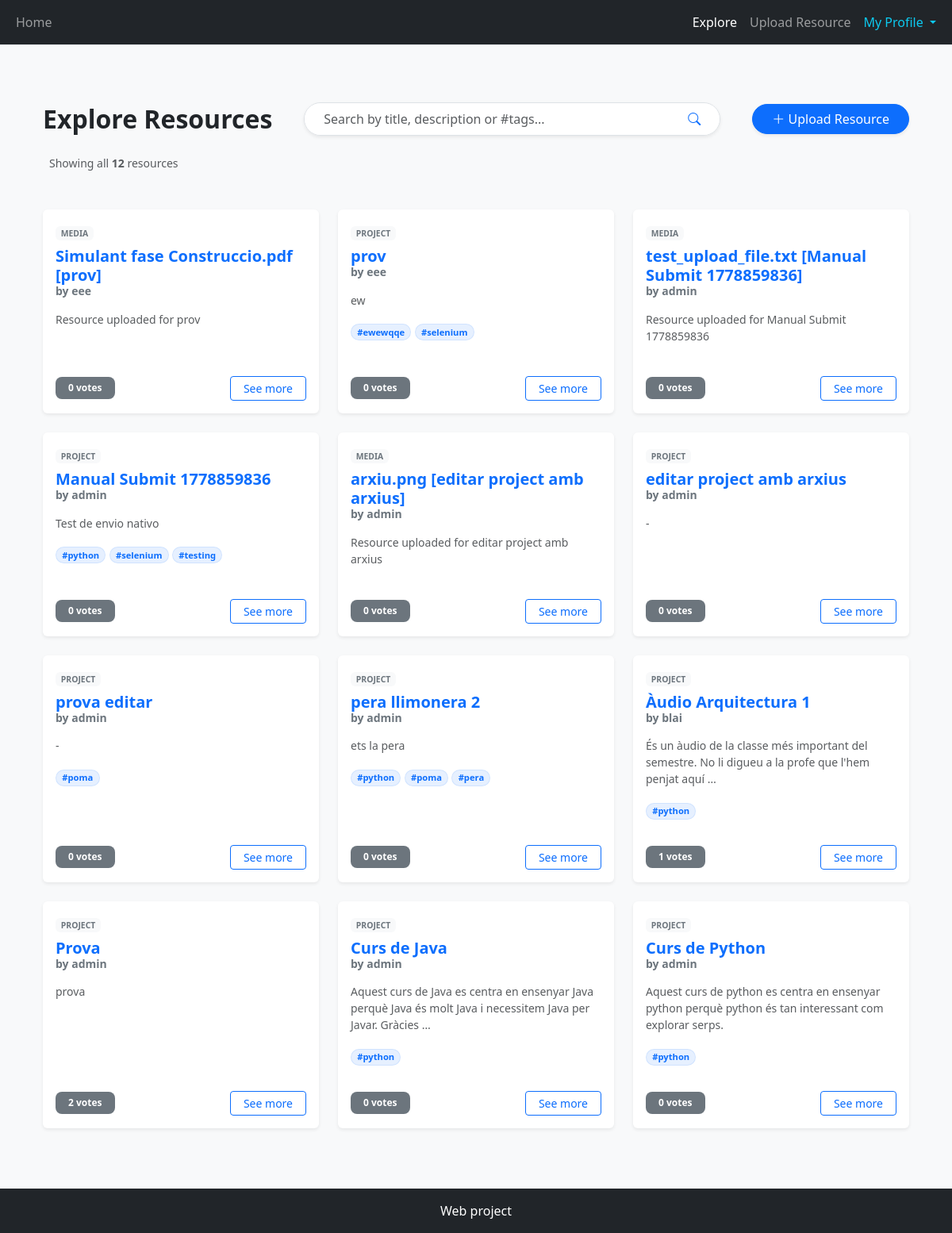
The app's page / (signed in) with its own data.
### core/models.py (models this page shows, shortened)
class Entity(models.Model):
    MEDIA_TYPE = 1
    PROJECT_TYPE = 2
    TYPE_CHOICES = [(MEDIA_TYPE, 'Media'), (PROJECT_TYPE, 'Project')]
    entity_id = models.UUIDField(primary_key=True, default=uuid.uuid4, editable=False)
    title = models.CharField(max_length=255)
    description = models.TextField()
    description_ai = models.TextField(blank=True, default='')
    user = models.ForeignKey(User, on_delete=models.CASCADE)
    type = models.SmallIntegerField(choices=TYPE_CHOICES)
    status = models.ForeignKey(Status, on_delete=models.CASCADE)
    created_at = models.DateTimeField(auto_now_add=True)
    tags = models.ManyToManyField(Tag, related_name='entities', blank=True)
    votes = models.ManyToManyField(User, related_name='upvoted_entities', blank=True)
    def get_absolute_url(self):
        if self.type == 1:
            return reverse('core:project_detail', kwargs={'pk': self.pk})
        elif self.type == 2:
            return reverse('core:media_detail', kwargs={'pk': self.pk})
        return reverse('core:home')

class Tag(models.Model):
    tag_id = models.UUIDField(primary_key=True, default=uuid.uuid4, editable=False)
    tag = models.CharField(max_length=100)

### core/views.py (the view)
# urls.py: path('', views.view_home, name='home'),
def view_home(request):
    if not request.user.is_authenticated:
        return render(request, 'components/homedemo.html')
    query = request.GET.get('q', '').strip()
    entities = Entity.objects.all().prefetch_related('tags').order_by('-created_at')
    if query:
        entities = entities.filter(
            Q(title__icontains=query) |
            Q(description__icontains=query) |
            Q(tags__tag__icontains=query)
        ).distinct()
    context = {
        'entities': entities,
        'query': query,
    }
    return render(request, 'components/home.html', context)

### templates/components/home.html
{% extends 'base.html' %}
{% block content %}
<div class="container py-5">
    <div class="d-flex flex-column flex-md-row justify-content-between align-items-center gap-3 mb-4">
        <h2 class="fw-bold text-dark mb-0" style="white-space: nowrap;">
            Explore Resources
        </h2>
        <form method="GET" action="{% url 'core:home' %}" class="flex-grow-1 mx-md-4 w-100" style="max-width: 600px;">
            <div class="input-group shadow-sm rounded-pill overflow-hidden border">
                <input type="text" name="q" class="form-control border-0 px-4 py-2"
                       placeholder="Search by title, description or #tags..."
                       value="{{ query|default:'' }}">
                <button class="btn bg-white text-primary px-4 border-0" type="submit">
                    <i class="bi bi-search"></i>
                </button>
            </div>
        </form>
        <a href="{% url 'core:project_create' %}" class="btn btn-primary rounded-pill px-4 shadow-sm" style="white-space: nowrap;">
            <i class="bi bi-plus-lg"></i> Upload Resource
        </a>
    </div>
    <div class="mb-5 ms-2">
        <div class="small">
            {% if query %}
                <span class="text-muted">Found <strong>{{ entities.count }}</strong> results for "{{ query }}"</span>
                <a href="{% url 'core:home' %}" class="text-danger text-decoration-none ms-2">
                    <i class="bi bi-x-circle"></i> Clear
                </a>
            {% else %}
                <span class="text-muted">Showing all <strong>{{ entities.count }}</strong> resources</span>
            {% endif %}
        </div>
    </div>
    <div class="row row-cols-1 row-cols-md-3 g-4">
        {% for entity in entities %}
            <div class="col">
                <div class="card h-100 shadow-sm border-0 position-relative">
                    <div class="card-body">
                        <span class="badge bg-light text-secondary mb-2" style="font-size: 0.65rem;">
                            {% if entity.type == 1 %}PROJECT{% else %}MEDIA{% endif %}
                        </span>
                        <h5 class="card-title text-primary fw-bold mb-1">{{ entity.title }}</h5>
                        <h6 class="card-subtitle mb-3 text-secondary small">by {{ entity.user.username }}</h6>
                        <p class="card-text text-muted small mb-3">
                            {{ entity.description|truncatewords:20 }}
                        </p>
                        <div class="card-tags mb-2">
                            {% for tag in entity.tags.all %}
                                <span class="badge rounded-pill bg-primary bg-opacity-10 text-primary border border-primary border-opacity-10" style="font-size: 0.7rem;">
                                    #{{ tag.tag }}
                                </span>
                            {% endfor %}
                        </div>
                    </div>
                    <div class="card-footer bg-transparent border-top-0 d-flex justify-content-between align-items-center pb-3">
                        <span class="badge bg-secondary text-white px-3 py-2" style="font-size: 0.75rem; border-radius: 8px;">
                            {{ entity.votes.count }} votes
                        </span>
                        <a href="{{ entity.get_absolute_url }}" class="btn btn-sm btn-outline-primary px-3">See more</a>
                    </div>
                </div>
            </div>
        {% empty %}
            <div class="col-12 text-center py-5">
                <i class="bi bi-search display-1 text-light"></i>
                <p class="text-muted mt-3">We couldn't find any resources matching your search.</p>
                <a href="{% url 'core:home' %}" class="btn btn-link">Back to all resources</a>
            </div>
        {% endfor %}
    </div>
</div>
{% endblock %}

### templates/base.html (shortened to what this page needs)
{% load static %}
<!DOCTYPE html>
<html lang="en">
<head>
    <link href="https://cdn.jsdelivr.net/npm/bootstrap@5.3.3/dist/css/bootstrap.min.css" rel="stylesheet">
    <link rel="stylesheet" href="https://cdn.jsdelivr.net/npm/bootstrap-icons@1.11.3/font/bootstrap-icons.min.css">
    <link href="https://cdn.jsdelivr.net/npm/bootstrap-icons@1.11.3/font/bootstrap-icons.min.css" rel="stylesheet">
    <link href="{% static 'styles/css/style.css' %}" rel="stylesheet">
</head>
<body>
    <nav class="navbar navbar-expand-lg navbar-dark bg-dark">
        <div class="container-fluid">
            <div class="navbar-nav me-auto">
                <a class="nav-link" href="{% url 'core:home' %}">Home</a>
            </div>
            <div class="navbar-nav ms-auto">
                {% if user.is_authenticated %}
                    <ul class="navbar-nav ms-auto">
                        <li class="nav-item">
                            <a class="nav-link active" href="{% url 'core:home' %}">Explore</a>
                        </li>
                        {% if user.is_authenticated %}
                        <li class="nav-item">
                            <a class="nav-link" href="#">Upload Resource</a>
                        </li>
                        {% endif %}
                        <li class="nav-item dropdown">
                            <a class="nav-link dropdown-toggle text-info" href="#" role="button" data-bs-toggle="dropdown" aria-expanded="false">
                                My Profile
                            </a>
                        </li>
                    </ul>
                {% else %}
                    <a class="nav-link" href="{% url 'login' %}">Login</a>
                    <a class="nav-link" href="{% url 'signup' %}">Sign Up</a>
                {% endif %}
            </div>
        </div>
    </nav>
    <main class="container my-4">
        {% block content %}{% endblock %}
    </main>
    <footer class="bg-dark text-white text-center py-3 mt-auto">
        <p class="mb-0">Web project</p>
    </footer>
</body>
</html>

### static/styles/css/style.css (style rules this page uses)
body { position: relative; padding-bottom: 60px; height: fit-content; min-height: 100vh; font-family: "Segoe UI", sans-serif; font-size: 1rem; font-weight: 400; line-height: 1.5; color: #212529; background-color: #f8f9fa; margin: 0; -webkit-font-smoothing: antialiased; -moz-osx-font-smoothing: grayscale; }
.navbar { background-color: var(--bs-light); border-bottom: 1px solid var(--bs-border-color); }
h1, h2, h3, h4, h5, h6 { margin-top: 0; margin-bottom: 0.5rem; font-weight: 600; line-height: 1.2; color: var(--bs-heading-color, inherit); }
a { color: var(--bs-primary); text-decoration: none; transition: color 0.2s ease-in-out; }
footer { position: absolute; bottom: 0; width: 100%; }

### records on screen
Entity: type "MEDIA", title "Simulant fase Construccio.pdf [prov]", user.username "eee", description "Resource uploaded for prov", votes.count "0"
Entity: type "PROJECT", title "prov", user.username "eee", description "ew", votes.count "0"
Tag: tag "ewewqqe"
Tag: tag "selenium"
Entity: type "MEDIA", title "test_upload_file.txt [Manual Submit 1778859836]", user.username "admin", description "Resource uploaded for Manual Submit 1778859836", votes.count "0"
Entity: type "PROJECT", title "Manual Submit 1778859836", user.username "admin", description "Test de envio nativo", votes.count "0"
Tag: tag "python"
Tag: tag "testing"
Entity: type "MEDIA", title "arxiu.png [editar project amb arxius]", user.username "admin", description "Resource uploaded for editar project amb arxius", votes.count "0"
Entity: type "PROJECT", title "editar project amb arxius", user.username "admin", description "-", votes.count "0"
Entity: type "PROJECT", title "prova editar", user.username "admin", description "-", votes.count "0"
Tag: tag "poma"
Entity: type "PROJECT", title "pera llimonera 2", user.username "admin", description "ets la pera", votes.count "0"
Tag: tag "pera"
Entity: type "PROJECT", title "Àudio Arquitectura 1", user.username "blai", description "És un àudio de la classe més important del semestre. No li digueu a la profe que l'hem penjat aquí …", votes.count "1"
Entity: type "PROJECT", title "Prova", user.username "admin", description "prova", votes.count "2"
Entity: type "PROJECT", title "Curs de Java", user.username "admin", description "Aquest curs de Java es centra en ensenyar Java perquè Java és molt Java i necessitem Java per Javar. Gràcies …", votes.count "0"
Entity: type "PROJECT", title "Curs de Python", user.username "admin", description "Aquest curs de python es centra en ensenyar python perquè python és tan interessant com explorar serps.", votes.count "0"

### other values on screen
{{ entities.count }} "12"
